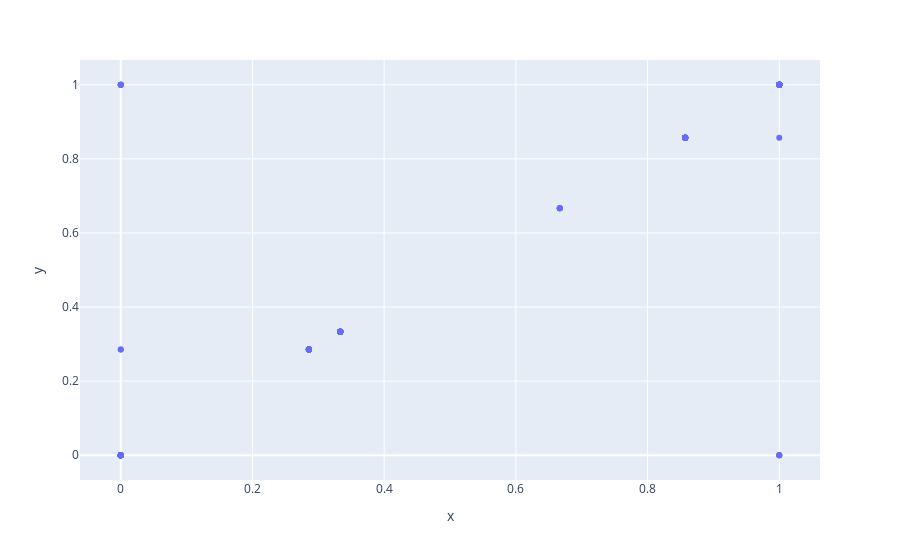

Notebook code cell kept with this figure:
### Code cell
import plotly.express as px
fig = px.scatter(x=df['semantic'], y=df["correct_relationships"])
fig.show()

### Figure 1 — Plotly figure (JSON) as saved in the notebook; plotly's stock layout.template omitted (floating-point values rounded to 4 significant figures; data arrays with more than 128 entries replaced by an {"elided": "..."} marker saying what was removed)
{"data": [{"hovertemplate": "x=%{x}<br>y=%{y}<extra></extra>", "legendgroup": "", "marker": {"color": "#636efa", "symbol": "circle"}, "mode": "markers", "name": "", "orientation": "v", "showlegend": false, "type": "scatter", "x": {"elided": "271 float values"}, "xaxis": "x", "y": {"elided": "271 float values"}, "yaxis": "y"}], "layout": {"legend": {"tracegroupgap": 0}, "margin": {"t": 60}, "xaxis": {"anchor": "y", "domain": [0, 1], "title": {"text": "x"}}, "yaxis": {"anchor": "x", "domain": [0, 1], "title": {"text": "y"}}}}
